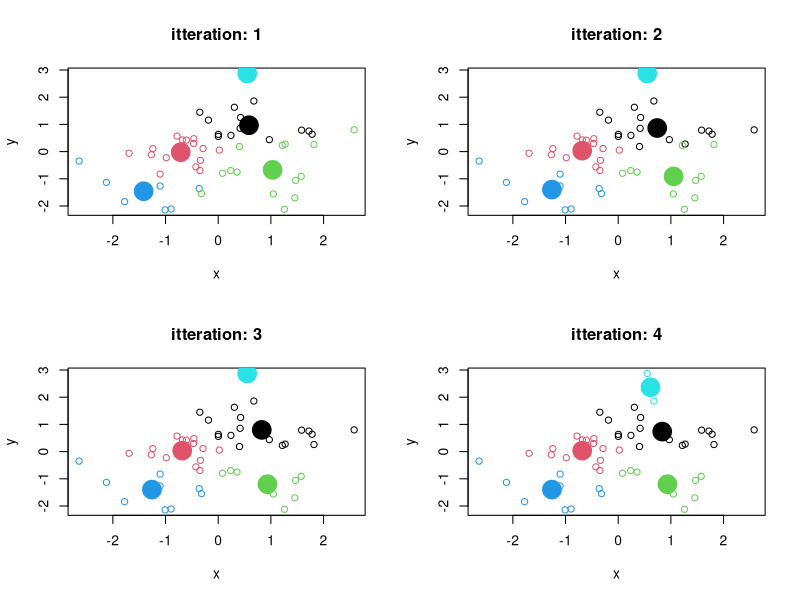
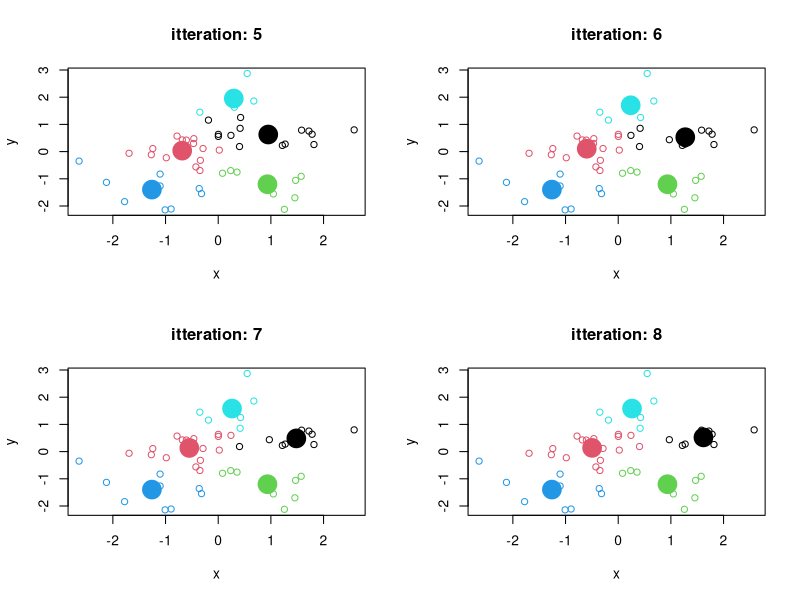
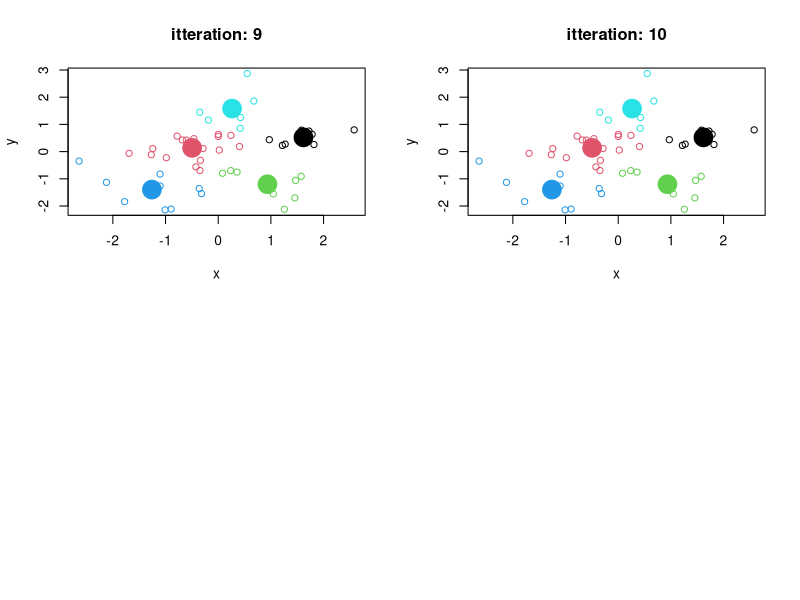

Reproduce these figures in R, in order.
# Distance Calcuation
#https://stackoverflow.com/questions/27082378/how-to-compute-distances-between-centroids-and-data-matrix-for-kmeans-algorithm

myEuclid <- function(points1, points2) {
  distanceMatrix <- matrix(NA, nrow=dim(points1)[1], ncol=dim(points2)[1])
  for(i in 1:nrow(points2)) {
    distanceMatrix[,i] <- sqrt(rowSums(t(t(points1)-points2[i,])^2))
  }
  distanceMatrix
}


myKmeans <- function(x, centers, distFun, nItter=10) {
  clusterHistory <- vector(nItter, mode="list")
  centerHistory <- vector(nItter, mode="list")
  
  for(i in 1:nItter) {
    distsToCenters <- distFun(x, centers)
    clusters <- apply(distsToCenters, 1, which.min)
    centers <- apply(x, 2, tapply, clusters, mean)
    # Saving history
    clusterHistory[[i]] <- clusters
    centerHistory[[i]] <- centers
  }
  
  list(clusters=clusterHistory, centers=centerHistory)
}


mat <- matrix(rnorm(100), ncol=2)
mat
centers <- mat[sample(nrow(mat), 5),]
centers
theResult <- myKmeans(mat, centers, myEuclid, 10)
theResult

theResult2 <- kmeans(mat, centers, 10, algorithm="Forgy")
theResult2

par(mfrow=c(2,2))
for(i in 1:4) {
  plot(mat, col=theResult$clusters[[i]], main=paste("itteration:", i), xlab="x", ylab="y")
  points(theResult$centers[[i]], cex=3, pch=19, col=1:nrow(theResult$centers[[i]]))
}

for(i in 5:8) {
  plot(mat, col=theResult$clusters[[i]], main=paste("itteration:", i), xlab="x", ylab="y")
  points(theResult$centers[[i]], cex=3, pch=19, col=1:nrow(theResult$centers[[i]]))
}


for(i in 9:10) {
  plot(mat, col=theResult$clusters[[i]], main=paste("itteration:", i), xlab="x", ylab="y")
  points(theResult$centers[[i]], cex=3, pch=19, col=1:nrow(theResult$centers[[i]]))
}


myCor <- function(points1, points2) {
  return(1 - ((cor(t(points1), t(points2))+1)/2))
}

theResult <- myKmeans(mat, centers, myCor, 10)
